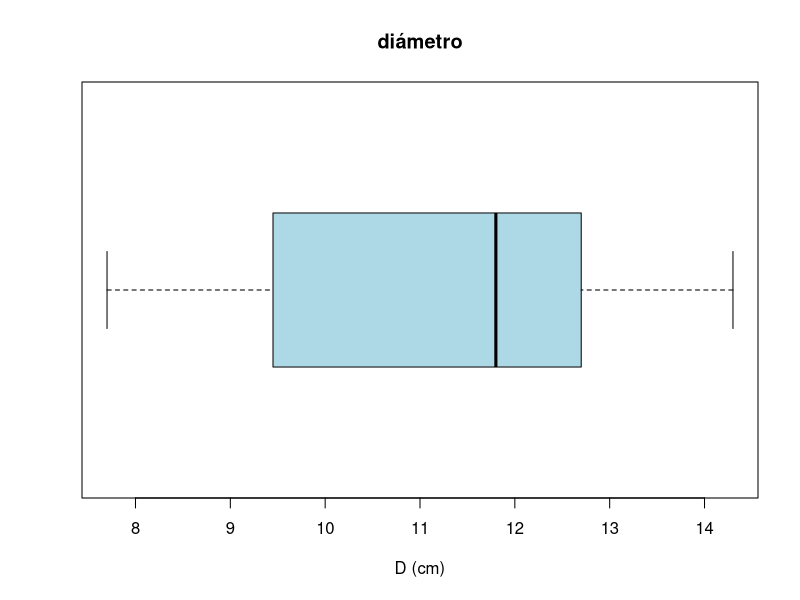
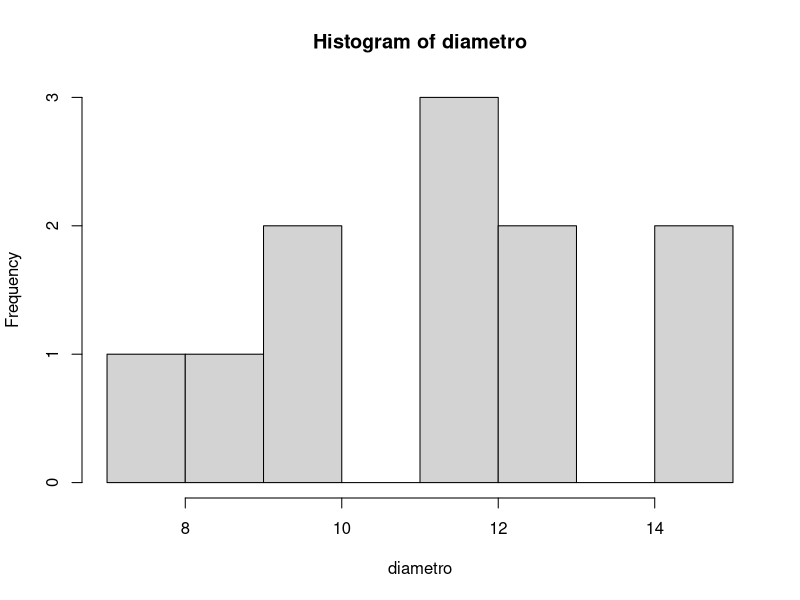

The R script that drew these images, in order:
# Jesús Alberto Cuéllar Loera
#05/08/2019
# Clase 0


# Pasos básicos -----------------------------------------------------------
2+2
a <- 2
a*a

# importar datos ----------------------------------------------------------


diametro <- c(12,8.6,9.2,7.7,12.9,11.7,9.7,14.2,
              11.8,14.3,12.5)

# Tendencia central -------------------------------------------------------


mean(diametro)
median(diametro)

# Dispersión --------------------------------------------------------------


sd(diametro)
var(diametro)

# boxplot -----------------------------------------------------------------

boxplot(diametro, horizontal = TRUE, col="lightblue", main="diámetro", 
        xlab="D (cm)")
hist(diametro)


